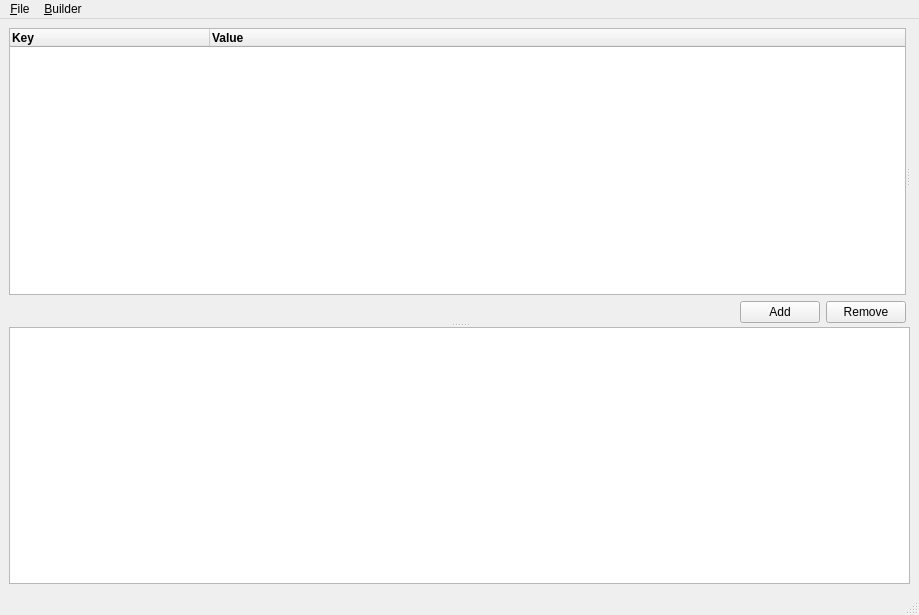
<?xml version="1.0" encoding="UTF-8"?>
<ui version="4.0">
 <class>MainWindow</class>
 <widget class="QMainWindow" name="MainWindow">
  <property name="geometry">
   <rect>
    <x>0</x>
    <y>0</y>
    <width>919</width>
    <height>615</height>
   </rect>
  </property>
  <property name="windowTitle">
   <string>JSB2 GUI</string>
  </property>
  <widget class="QWidget" name="centralwidget">
   <layout class="QVBoxLayout" name="verticalLayout_2">
    <item>
     <widget class="QSplitter" name="splitter_2">
      <property name="orientation">
       <enum>Qt::Vertical</enum>
      </property>
      <widget class="QSplitter" name="splitter">
       <property name="orientation">
        <enum>Qt::Horizontal</enum>
       </property>
       <widget class="QWidget" name="layoutWidget">
        <layout class="QVBoxLayout" name="verticalLayout">
         <item>
          <widget class="QTreeWidget" name="treeJSB">
           <property name="editTriggers">
            <set>QAbstractItemView::DoubleClicked|QAbstractItemView::EditKeyPressed|QAbstractItemView::SelectedClicked</set>
           </property>
           <property name="uniformRowHeights">
            <bool>true</bool>
           </property>
           <property name="animated">
            <bool>true</bool>
           </property>
           <property name="columnCount">
            <number>2</number>
           </property>
           <attribute name="headerVisible">
            <bool>true</bool>
           </attribute>
           <attribute name="headerDefaultSectionSize">
            <number>200</number>
           </attribute>
           <attribute name="headerStretchLastSection">
            <bool>true</bool>
           </attribute>
           <column>
            <property name="text">
             <string>Key</string>
            </property>
            <property name="font">
             <font>
              <weight>75</weight>
              <bold>true</bold>
             </font>
            </property>
           </column>
           <column>
            <property name="text">
             <string>Value</string>
            </property>
            <property name="font">
             <font>
              <weight>75</weight>
              <bold>true</bold>
             </font>
            </property>
           </column>
          </widget>
         </item>
         <item>
          <layout class="QHBoxLayout" name="horizontalLayout_2">
           <item>
            <spacer name="horizontalSpacer">
             <property name="orientation">
              <enum>Qt::Horizontal</enum>
             </property>
             <property name="sizeHint" stdset="0">
              <size>
               <width>40</width>
               <height>20</height>
              </size>
             </property>
            </spacer>
           </item>
           <item>
            <widget class="QPushButton" name="btnAdd">
             <property name="text">
              <string>Add</string>
             </property>
             <property name="shortcut">
              <string>Ctrl++</string>
             </property>
            </widget>
           </item>
           <item>
            <widget class="QPushButton" name="btnRemove">
             <property name="text">
              <string>Remove</string>
             </property>
             <property name="shortcut">
              <string>Ctrl+-</string>
             </property>
            </widget>
           </item>
          </layout>
         </item>
        </layout>
       </widget>
       <widget class="QWidget" name="layoutWidget">
        <layout class="QFormLayout" name="formLayout">
         <property name="fieldGrowthPolicy">
          <enum>QFormLayout::AllNonFixedFieldsGrow</enum>
         </property>
        </layout>
       </widget>
      </widget>
      <widget class="QPlainTextEdit" name="textConsole">
       <property name="baseSize">
        <size>
         <width>0</width>
         <height>200</height>
        </size>
       </property>
       <property name="font">
        <font>
         <family>Courier New</family>
         <pointsize>9</pointsize>
        </font>
       </property>
       <property name="readOnly">
        <bool>true</bool>
       </property>
      </widget>
     </widget>
    </item>
   </layout>
  </widget>
  <widget class="QMenuBar" name="menubar">
   <property name="geometry">
    <rect>
     <x>0</x>
     <y>0</y>
     <width>919</width>
     <height>25</height>
    </rect>
   </property>
   <widget class="QMenu" name="menu_File">
    <property name="title">
     <string>&amp;File</string>
    </property>
    <addaction name="action_New"/>
    <addaction name="action_Open"/>
    <addaction name="separator"/>
    <addaction name="action_Save"/>
    <addaction name="action_Save_as"/>
    <addaction name="separator"/>
    <addaction name="action_Close"/>
    <addaction name="action_Quit"/>
   </widget>
   <widget class="QMenu" name="menuBuilder">
    <property name="title">
     <string>&amp;Builder</string>
    </property>
    <addaction name="action_Preview"/>
    <addaction name="separator"/>
    <addaction name="action_Optiones"/>
   </widget>
   <addaction name="menu_File"/>
   <addaction name="menuBuilder"/>
  </widget>
  <widget class="QStatusBar" name="statusbar"/>
  <action name="action_New">
   <property name="text">
    <string>&amp;New...</string>
   </property>
   <property name="shortcut">
    <string>Ctrl+N</string>
   </property>
  </action>
  <action name="action_Open">
   <property name="text">
    <string>&amp;Open...</string>
   </property>
   <property name="shortcut">
    <string>Ctrl+O</string>
   </property>
  </action>
  <action name="action_Save">
   <property name="text">
    <string>&amp;Save</string>
   </property>
   <property name="shortcut">
    <string>Ctrl+S</string>
   </property>
  </action>
  <action name="action_Save_as">
   <property name="text">
    <string>Save &amp;as...</string>
   </property>
  </action>
  <action name="action_Close">
   <property name="text">
    <string>&amp;Close</string>
   </property>
   <property name="shortcut">
    <string>Ctrl+W</string>
   </property>
  </action>
  <action name="action_Quit">
   <property name="text">
    <string>&amp;Quit</string>
   </property>
   <property name="shortcut">
    <string>Ctrl+Q</string>
   </property>
  </action>
  <action name="action_Preview">
   <property name="text">
    <string>&amp;Preview</string>
   </property>
  </action>
  <action name="action_Optiones">
   <property name="text">
    <string>&amp;Options</string>
   </property>
  </action>
 </widget>
 <resources/>
 <connections/>
</ui>
